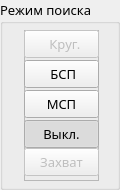
    <widget class="QGroupBox" name="groupBoxScanSector">
     <property name="geometry">
      <rect>
       <x>30</x>
       <y>175</y>
       <width>120</width>
       <height>190</height>
      </rect>
     </property>
     <property name="font">
      <font>
       <family>Noto Sans</family>
       <pointsize>10</pointsize>
      </font>
     </property>
     <property name="accessibleDescription">
      <string>G</string>
     </property>
     <property name="styleSheet">
      <string notr="true"/>
     </property>
     <property name="title">
      <string>Режим поиска</string>
     </property>
     <widget class="QFrame" name="frame_6">
      <property name="geometry">
       <rect>
        <x>24</x>
        <y>30</y>
        <width>75</width>
        <height>151</height>
       </rect>
      </property>
      <property name="accessibleDescription">
       <string>RejimPoiska</string>
      </property>
      <property name="styleSheet">
       <string notr="true">QFrame[accessibleDescription=&quot;RejimPoiska&quot;]{
   border: 0px;
	background-color: qlineargradient(spread:pad, x1:0, y1:0, x2:0, y2:1, 
	stop:0 rgba(0,0,0,0),
	stop:0.2 rgba(0,0,0,0),
	stop:0.21 rgba(0,0,0,255),
	stop:0.29 rgba(0,0,0,255),
	stop:0.30 rgba(0,0,0,0),
	stop:0.45 rgba(0,0,0,0),
	stop:0.46 rgba(0,0,0,255),
	stop:0.54 rgba(0,0,0,255),
	stop:0.55 rgba(0,0,0,0),
	stop:0.70 rgba(0,0,0,0),
	stop:0.71 rgba(0,0,0,255),
	stop:0.79 rgba(0,0,0,255),
	stop:0.80 rgba(0,0,0,0),
	stop:1 rgba(0,0,0,0));
}

QFrame[accessibleDescription=&quot;Zapusk&quot;]{
   border: 0px;
	background-color: qlineargradient(spread:pad, x1:0, y1:0, x2:0, y2:1, 
	stop:0 rgba(0,0,0,0),
	stop:0.25 rgba(0,0,0,0),
	stop:0.26 rgba(0,0,0,255),
	stop:0.39 rgba(0,0,0,255),
	stop:0.4 rgba(0,0,0,0),
	stop:0.6 rgba(0,0,0,0),
	stop:0.61 rgba(0,0,0,255),
	stop:0.74 rgba(0,0,0,255),
	stop:0.75 rgba(0,0,0,0),
	stop:1 rgba(0,0,0,0));
}





/*
QPushButton[accessibleDescription=&quot;400&quot;]{
	border-top-left-radius: 7px;
	border-top-right-radius: 7px;
}

QPushButton[accessibleDescription=&quot;Ext&quot;]{
	border-bottom-left-radius: 7px;
	border-bottom-right-radius: 7px;
}
*/

</string>
      </property>
      <property name="frameShape">
       <enum>QFrame::StyledPanel</enum>
      </property>
      <property name="frameShadow">
       <enum>QFrame::Raised</enum>
      </property>
      <widget class="QPushButton" name="pushButtonKrygSP">
       <property name="enabled">
        <bool>false</bool>
       </property>
       <property name="geometry">
        <rect>
         <x>0</x>
         <y>0</y>
         <width>75</width>
         <height>28</height>
        </rect>
       </property>
       <property name="sizePolicy">
        <sizepolicy hsizetype="Minimum" vsizetype="Maximum">
         <horstretch>0</horstretch>
         <verstretch>0</verstretch>
        </sizepolicy>
       </property>
       <property name="font">
        <font>
         <family>Ubuntu Condensed</family>
         <pointsize>10</pointsize>
         <weight>50</weight>
         <bold>false</bold>
         <stylestrategy>PreferAntialias</stylestrategy>
        </font>
       </property>
       <property name="cursor">
        <cursorShape>PointingHandCursor</cursorShape>
       </property>
       <property name="focusPolicy">
        <enum>Qt::NoFocus</enum>
       </property>
       <property name="accessibleDescription">
        <string>400</string>
       </property>
       <property name="layoutDirection">
        <enum>Qt::LeftToRight</enum>
       </property>
       <property name="styleSheet">
        <string notr="true">background-position: 10px, 10px;</string>
       </property>
       <property name="text">
        <string>   Круг. </string>
       </property>
       <property name="icon">
        <iconset>
         <normaloff>:/rb2/resgui/radioBtn2/radio17_2.png</normaloff>
         <normalon>:/rb2/resgui/radioBtn2/radioOn.png</normalon>
         <disabledoff>:/rb2/resgui/radioBtn2/radioOff.png</disabledoff>
         <activeoff>:/rb2/resgui/radioBtn2/radioOff.png</activeoff>:/rb2/resgui/radioBtn2/radio17_2.png</iconset>
       </property>
       <property name="iconSize">
        <size>
         <width>17</width>
         <height>17</height>
        </size>
       </property>
       <property name="checkable">
        <bool>true</bool>
       </property>
       <property name="checked">
        <bool>false</bool>
       </property>
       <property name="autoExclusive">
        <bool>true</bool>
       </property>
       <property name="flat">
        <bool>false</bool>
       </property>
      </widget>
      <widget class="QPushButton" name="pushButtonBSP">
       <property name="enabled">
        <bool>true</bool>
       </property>
       <property name="geometry">
        <rect>
         <x>0</x>
         <y>30</y>
         <width>75</width>
         <height>28</height>
        </rect>
       </property>
       <property name="sizePolicy">
        <sizepolicy hsizetype="Minimum" vsizetype="Maximum">
         <horstretch>0</horstretch>
         <verstretch>0</verstretch>
        </sizepolicy>
       </property>
       <property name="font">
        <font>
         <family>Ubuntu</family>
         <pointsize>10</pointsize>
         <weight>50</weight>
         <bold>false</bold>
         <stylestrategy>PreferAntialias</stylestrategy>
        </font>
       </property>
       <property name="cursor">
        <cursorShape>PointingHandCursor</cursorShape>
       </property>
       <property name="focusPolicy">
        <enum>Qt::NoFocus</enum>
       </property>
       <property name="accessibleDescription">
        <string>M</string>
       </property>
       <property name="styleSheet">
        <string notr="true"/>
       </property>
       <property name="text">
        <string>  БСП </string>
       </property>
       <property name="icon">
        <iconset resource="resgui.qrc">
         <normaloff>:/rb2/resgui/radioBtn2/radioOff.png</normaloff>
         <normalon>:/rb2/resgui/radioBtn2/radioOn.png</normalon>:/rb2/resgui/radioBtn2/radioOff.png</iconset>
       </property>
       <property name="iconSize">
        <size>
         <width>17</width>
         <height>17</height>
        </size>
       </property>
       <property name="checkable">
        <bool>true</bool>
       </property>
       <property name="checked">
        <bool>false</bool>
       </property>
       <property name="autoExclusive">
        <bool>true</bool>
       </property>
       <property name="flat">
        <bool>false</bool>
       </property>
      </widget>
      <widget class="QPushButton" name="pushButtonServoDrive_Off">
       <property name="enabled">
        <bool>true</bool>
       </property>
       <property name="geometry">
        <rect>
         <x>0</x>
         <y>90</y>
         <width>75</width>
         <height>28</height>
        </rect>
       </property>
       <property name="sizePolicy">
        <sizepolicy hsizetype="Minimum" vsizetype="Maximum">
         <horstretch>0</horstretch>
         <verstretch>0</verstretch>
        </sizepolicy>
       </property>
       <property name="font">
        <font>
         <family>Ubuntu</family>
         <pointsize>10</pointsize>
         <weight>50</weight>
         <bold>false</bold>
         <stylestrategy>PreferAntialias</stylestrategy>
        </font>
       </property>
       <property name="cursor">
        <cursorShape>PointingHandCursor</cursorShape>
       </property>
       <property name="focusPolicy">
        <enum>Qt::NoFocus</enum>
       </property>
       <property name="accessibleDescription">
        <string>M</string>
       </property>
       <property name="styleSheet">
        <string notr="true"/>
       </property>
       <property name="text">
        <string>Выкл.</string>
       </property>
       <property name="icon">
        <iconset resource="resgui.qrc">
         <normaloff>:/rb2/resgui/radioBtn2/radioOff.png</normaloff>
         <normalon>:/rb2/resgui/radioBtn2/radioOn.png</normalon>:/rb2/resgui/radioBtn2/radioOff.png</iconset>
       </property>
       <property name="iconSize">
        <size>
         <width>17</width>
         <height>17</height>
        </size>
       </property>
       <property name="checkable">
        <bool>true</bool>
       </property>
       <property name="checked">
        <bool>true</bool>
       </property>
       <property name="autoExclusive">
        <bool>true</bool>
       </property>
       <property name="flat">
        <bool>false</bool>
       </property>
      </widget>
      <widget class="QPushButton" name="pushButtonMSP">
       <property name="enabled">
        <bool>true</bool>
       </property>
       <property name="geometry">
        <rect>
         <x>0</x>
         <y>60</y>
         <width>75</width>
         <height>28</height>
        </rect>
       </property>
       <property name="sizePolicy">
        <sizepolicy hsizetype="Minimum" vsizetype="Maximum">
         <horstretch>0</horstretch>
         <verstretch>0</verstretch>
        </sizepolicy>
       </property>
       <property name="font">
        <font>
         <family>Ubuntu</family>
         <pointsize>10</pointsize>
         <weight>50</weight>
         <bold>false</bold>
         <stylestrategy>PreferAntialias</stylestrategy>
        </font>
       </property>
       <property name="cursor">
        <cursorShape>PointingHandCursor</cursorShape>
       </property>
       <property name="focusPolicy">
        <enum>Qt::NoFocus</enum>
       </property>
       <property name="accessibleDescription">
        <string>M</string>
       </property>
       <property name="styleSheet">
        <string notr="true"/>
       </property>
       <property name="text">
        <string> МСП </string>
       </property>
       <property name="icon">
        <iconset resource="resgui.qrc">
         <normaloff>:/rb2/resgui/radioBtn2/radioOff.png</normaloff>
         <normalon>:/rb2/resgui/radioBtn2/radioOn.png</normalon>:/rb2/resgui/radioBtn2/radioOff.png</iconset>
       </property>
       <property name="iconSize">
        <size>
         <width>17</width>
         <height>17</height>
        </size>
       </property>
       <property name="checkable">
        <bool>true</bool>
       </property>
       <property name="checked">
        <bool>false</bool>
       </property>
       <property name="autoExclusive">
        <bool>true</bool>
       </property>
       <property name="flat">
        <bool>false</bool>
       </property>
      </widget>
      <widget class="QPushButton" name="pushButtonZhvt">
       <property name="enabled">
        <bool>false</bool>
       </property>
       <property name="geometry">
        <rect>
         <x>0</x>
         <y>118</y>
         <width>75</width>
         <height>28</height>
        </rect>
       </property>
       <property name="sizePolicy">
        <sizepolicy hsizetype="Minimum" vsizetype="Maximum">
         <horstretch>0</horstretch>
         <verstretch>0</verstretch>
        </sizepolicy>
       </property>
       <property name="font">
        <font>
         <family>Ubuntu Condensed</family>
         <pointsize>10</pointsize>
         <weight>50</weight>
         <bold>false</bold>
         <stylestrategy>PreferAntialias</stylestrategy>
        </font>
       </property>
       <property name="cursor">
        <cursorShape>PointingHandCursor</cursorShape>
       </property>
       <property name="focusPolicy">
        <enum>Qt::NoFocus</enum>
       </property>
       <property name="accessibleDescription">
        <string>Ext</string>
       </property>
       <property name="styleSheet">
        <string notr="true"/>
       </property>
       <property name="text">
        <string> Захват </string>
       </property>
       <property name="icon">
        <iconset resource="resgui.qrc">
         <normaloff>:/rb2/resgui/radioBtn2/radioOff.png</normaloff>
         <normalon>:/rb2/resgui/radioBtn2/radioOn.png</normalon>
         <disabledoff>:/rb2/resgui/radioBtn2/radioOff.png</disabledoff>
         <disabledon>:/rb2/resgui/radioBtn2/radioOn.png</disabledon>:/rb2/resgui/radioBtn2/radioOff.png</iconset>
       </property>
       <property name="iconSize">
        <size>
         <width>17</width>
         <height>17</height>
        </size>
       </property>
       <property name="checkable">
        <bool>true</bool>
       </property>
       <property name="checked">
        <bool>false</bool>
       </property>
       <property name="autoExclusive">
        <bool>true</bool>
       </property>
       <property name="flat">
        <bool>false</bool>
       </property>
      </widget>
     </widget>
    </widget>
